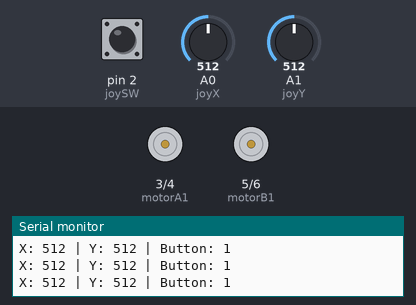
A sketch run on a simulated Arduino Uno, built with avr-gcc and run on an emulated ATmega328P. On the bench: motor-driver pin pairs drawn as motors (green arrow = first pin HIGH = forward, orange = second pin HIGH = backward, longer = more drive), the last lines printed to the serial monitor. The inputs (shaded band) are chosen by the test bench; at power-on: A0 (joyX) = 512, A1 (joyY) = 512, pin 2 (joySW) HIGH.

Above: at 1.2 s.
1.3 s: A0 (joyX) set to 588
2.8 s: A0 (joyX) set to 615
At 3.2 s:
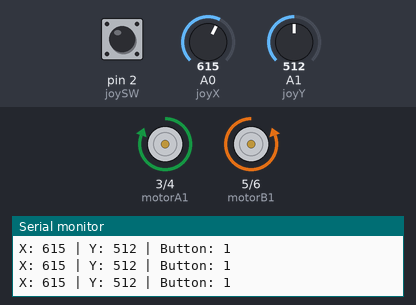
4.3 s: A1 (joyY) set to 591
5.8 s: A1 (joyY) set to 607
At 6.6 s:
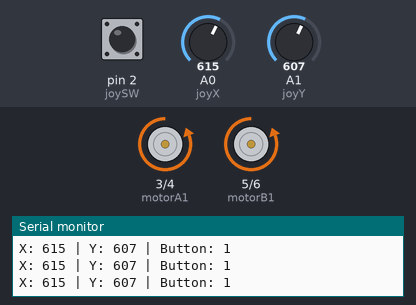
7.3 s: A1 (joyY) set to 0
At 7.9 s:
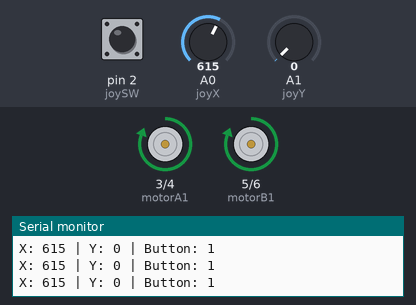
Timing chart, 0 to 9.8 s (numbered marks = the images above; inputs shaded):
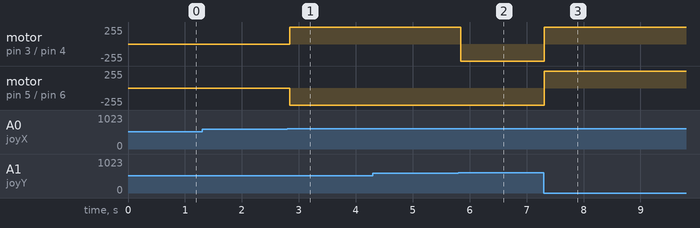

The sketch:

joystick_controlled_car.ino
```cpp
// Define joystick pins
const int joyX = A0;
const int joyY = A1;
const int joySW = 2;  // Joystick button (optional)

// Motor control pins
const int motorA1 = 3;
const int motorA2 = 4;
const int motorB1 = 5;
const int motorB2 = 6;

void setup() {
  pinMode(joyX, INPUT);
  pinMode(joyY, INPUT);
  pinMode(joySW, INPUT_PULLUP);

  pinMode(motorA1, OUTPUT);
  pinMode(motorA2, OUTPUT);
  pinMode(motorB1, OUTPUT);
  pinMode(motorB2, OUTPUT);

  Serial.begin(9600);
}

void loop() {
  int xValue = analogRead(joyX);
  int yValue = analogRead(joyY);
  int joyButton = digitalRead(joySW);

  // Control Logic
  if (yValue < 400) { // Forward
    digitalWrite(motorA1, HIGH);
    digitalWrite(motorA2, LOW);
    digitalWrite(motorB1, HIGH);
    digitalWrite(motorB2, LOW);
  } else if (yValue > 600) { // Backward
    digitalWrite(motorA1, LOW);
    digitalWrite(motorA2, HIGH);
    digitalWrite(motorB1, LOW);
    digitalWrite(motorB2, HIGH);
  } else if (xValue < 400) { // Left
    digitalWrite(motorA1, LOW);
    digitalWrite(motorA2, HIGH);
    digitalWrite(motorB1, HIGH);
    digitalWrite(motorB2, LOW);
  } else if (xValue > 600) { // Right
    digitalWrite(motorA1, HIGH);
    digitalWrite(motorA2, LOW);
    digitalWrite(motorB1, LOW);
    digitalWrite(motorB2, HIGH);
  } else { // Stop
    digitalWrite(motorA1, LOW);
    digitalWrite(motorA2, LOW);
    digitalWrite(motorB1, LOW);
    digitalWrite(motorB2, LOW);
  }

  // Optional: Print joystick values for debugging
  Serial.print("X: ");
  Serial.print(xValue);
  Serial.print(" | Y: ");
  Serial.print(yValue);
  Serial.print(" | Button: ");
  Serial.println(joyButton);

  delay(50); // Small delay for stability
}
```

Measured:
- the behaviour switches between 600 and 601 on A0 (joyX) (found by bisection; images 0 and 1)
- the behaviour switches between 600 and 601 on A1 (joyY) (found by bisection; images 1 and 2)
- after the input at 2.8 s, motor on pin 3 (motorA1) / pin 4 (motorA2): stopped → forward 255/255 at once; motor on pin 5 (motorB1) / pin 6 (motorB2): stopped → backward 255/255 at once
- after the input at 5.8 s, motor on pin 3 (motorA1) / pin 4 (motorA2): forward 255/255 → backward 255/255 at once
- after the input at 7.3 s, motor on pin 3 (motorA1) / pin 4 (motorA2), motor on pin 5 (motorB1) / pin 6 (motorB2): backward 255/255 → forward 255/255 at once
